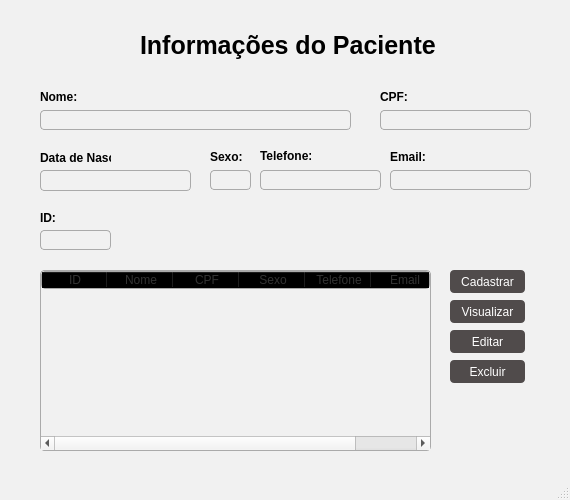
<?xml version="1.0" encoding="UTF-8"?>
<ui version="4.0">
 <class>TelaMenu</class>
 <widget class="QMainWindow" name="TelaMenu">
  <property name="enabled">
   <bool>true</bool>
  </property>
  <property name="geometry">
   <rect>
    <x>0</x>
    <y>0</y>
    <width>570</width>
    <height>500</height>
   </rect>
  </property>
  <property name="minimumSize">
   <size>
    <width>570</width>
    <height>500</height>
   </size>
  </property>
  <property name="maximumSize">
   <size>
    <width>570</width>
    <height>500</height>
   </size>
  </property>
  <property name="font">
   <font>
    <weight>50</weight>
    <bold>false</bold>
   </font>
  </property>
  <property name="windowTitle">
   <string>MainWindow</string>
  </property>
  <property name="styleSheet">
   <string notr="true">QMainWindow {
    background-color:#F1F1F1
;  /* cor de fundo da janela */
}</string>
  </property>
  <property name="iconSize">
   <size>
    <width>24</width>
    <height>24</height>
   </size>
  </property>
  <widget class="QWidget" name="centralwidget">
   <widget class="QLabel" name="Label_titulo">
    <property name="geometry">
     <rect>
      <x>140</x>
      <y>30</y>
      <width>301</width>
      <height>31</height>
     </rect>
    </property>
    <property name="font">
     <font>
      <family>MS Sans Serif</family>
      <pointsize>19</pointsize>
      <weight>75</weight>
      <bold>true</bold>
     </font>
    </property>
    <property name="text">
     <string>Informações do Paciente</string>
    </property>
   </widget>
   <widget class="QLineEdit" name="lineEdit_nome">
    <property name="geometry">
     <rect>
      <x>40</x>
      <y>110</y>
      <width>311</width>
      <height>20</height>
     </rect>
    </property>
    <property name="styleSheet">
     <string notr="true">color: #333;
background: transparent; 
border-radius: 4px; 
border: 1px solid #AAAAAA;  
padding-left: 4px;      </string>
    </property>
    <property name="text">
     <string/>
    </property>
    <property name="cursorPosition">
     <number>0</number>
    </property>
   </widget>
   <widget class="QLineEdit" name="lineEdit_cpf">
    <property name="geometry">
     <rect>
      <x>380</x>
      <y>110</y>
      <width>151</width>
      <height>20</height>
     </rect>
    </property>
    <property name="styleSheet">
     <string notr="true">color:#333;
background: transparent; 
border-radius: 4px; 
border: 1px solid #AAAAAA;  
padding-left: 4px;      </string>
    </property>
    <property name="text">
     <string/>
    </property>
   </widget>
   <widget class="QLineEdit" name="lineEdit_data">
    <property name="geometry">
     <rect>
      <x>40</x>
      <y>170</y>
      <width>151</width>
      <height>21</height>
     </rect>
    </property>
    <property name="styleSheet">
     <string notr="true">color:#333;
background: transparent; 
border-radius: 4px; 
border: 1px solid #AAAAAA;  
padding-left: 4px;      </string>
    </property>
    <property name="text">
     <string/>
    </property>
   </widget>
   <widget class="QLineEdit" name="lineEdit_sexo">
    <property name="geometry">
     <rect>
      <x>210</x>
      <y>170</y>
      <width>41</width>
      <height>20</height>
     </rect>
    </property>
    <property name="styleSheet">
     <string notr="true">color:#333;
background: transparent; 
border-radius: 4px; 
border: 1px solid #AAAAAA;  
padding-left: 4px;      </string>
    </property>
    <property name="text">
     <string/>
    </property>
   </widget>
   <widget class="QLineEdit" name="lineEdit_telefone">
    <property name="geometry">
     <rect>
      <x>260</x>
      <y>170</y>
      <width>121</width>
      <height>20</height>
     </rect>
    </property>
    <property name="styleSheet">
     <string notr="true">color:#333;
background: transparent; 
border-radius: 4px; 
border: 1px solid #AAAAAA;  
padding-left: 4px;      </string>
    </property>
    <property name="text">
     <string/>
    </property>
   </widget>
   <widget class="QLineEdit" name="lineEdit_email">
    <property name="geometry">
     <rect>
      <x>390</x>
      <y>170</y>
      <width>141</width>
      <height>20</height>
     </rect>
    </property>
    <property name="styleSheet">
     <string notr="true">color:#333;
background: transparent; 
border-radius: 4px; 
border: 1px solid #AAAAAA;  
padding-left: 4px;      </string>
    </property>
    <property name="text">
     <string/>
    </property>
   </widget>
   <widget class="QPushButton" name="pushButton_cadastrar">
    <property name="geometry">
     <rect>
      <x>450</x>
      <y>270</y>
      <width>75</width>
      <height>23</height>
     </rect>
    </property>
    <property name="styleSheet">
     <string notr="true">QPushButton {
background: #504B4B;          /* fundo transparente */
color: #FFFFFF;                   /* cor do texto */       
border-radius: 4px;              /* arredondamento */
padding: 5px; 
}
QPushButton:hover {
    background-color: #5599ff;    /* cor quando o mouse passa por cima */
}

QPushButton:pressed {
    background-color: #2e5ea2;    /* cor quando o botão é clicado */
    padding-top: 8px;             /* leve deslocamento pra baixo */
    padding-bottom: 4px;
}</string>
    </property>
    <property name="text">
     <string>Cadastrar</string>
    </property>
    <property name="flat">
     <bool>false</bool>
    </property>
   </widget>
   <widget class="QPushButton" name="pushButtor_visu">
    <property name="geometry">
     <rect>
      <x>450</x>
      <y>300</y>
      <width>75</width>
      <height>23</height>
     </rect>
    </property>
    <property name="styleSheet">
     <string notr="true">QPushButton {
background: #504B4B;          /* fundo transparente */
color: #FFFFFF;                   /* cor do texto */       
border-radius: 4px;              /* arredondamento */
padding: 5px; 
}
QPushButton:hover {
    background-color: #5599ff;    /* cor quando o mouse passa por cima */
}

QPushButton:pressed {
    background-color: #2e5ea2;    /* cor quando o botão é clicado */
    padding-top: 8px;             /* leve deslocamento pra baixo */
    padding-bottom: 4px;
}</string>
    </property>
    <property name="text">
     <string>Visualizar</string>
    </property>
    <property name="flat">
     <bool>false</bool>
    </property>
   </widget>
   <widget class="QPushButton" name="pushButton_editar">
    <property name="geometry">
     <rect>
      <x>450</x>
      <y>330</y>
      <width>75</width>
      <height>23</height>
     </rect>
    </property>
    <property name="styleSheet">
     <string notr="true">QPushButton {
background: #504B4B;          /* fundo transparente */
color: #FFFFFF;                   /* cor do texto */       
border-radius: 4px;              /* arredondamento */
padding: 5px; 
}
QPushButton:hover {
    background-color: #5599ff;    /* cor quando o mouse passa por cima */
}

QPushButton:pressed {
    background-color: #2e5ea2;    /* cor quando o botão é clicado */
    padding-top: 8px;             /* leve deslocamento pra baixo */
    padding-bottom: 4px;
}</string>
    </property>
    <property name="text">
     <string>Editar</string>
    </property>
    <property name="flat">
     <bool>false</bool>
    </property>
   </widget>
   <widget class="QPushButton" name="pushButton_excluir">
    <property name="geometry">
     <rect>
      <x>450</x>
      <y>360</y>
      <width>75</width>
      <height>23</height>
     </rect>
    </property>
    <property name="styleSheet">
     <string notr="true">QPushButton {
background: #504B4B;          /* fundo transparente */
color: #FFFFFF;                   /* cor do texto */       
border-radius: 4px;              /* arredondamento */
padding: 5px; 
}
QPushButton:hover {
    background-color: #5599ff;    /* cor quando o mouse passa por cima */
}

QPushButton:pressed {
    background-color: #2e5ea2;    /* cor quando o botão é clicado */
    padding-top: 8px;             /* leve deslocamento pra baixo */
    padding-bottom: 4px;
}</string>
    </property>
    <property name="text">
     <string>Excluir</string>
    </property>
    <property name="flat">
     <bool>false</bool>
    </property>
   </widget>
   <widget class="QLabel" name="label_nome">
    <property name="geometry">
     <rect>
      <x>40</x>
      <y>90</y>
      <width>47</width>
      <height>13</height>
     </rect>
    </property>
    <property name="font">
     <font>
      <weight>75</weight>
      <bold>true</bold>
     </font>
    </property>
    <property name="text">
     <string>Nome:</string>
    </property>
   </widget>
   <widget class="QLabel" name="label_cpf">
    <property name="geometry">
     <rect>
      <x>380</x>
      <y>90</y>
      <width>47</width>
      <height>13</height>
     </rect>
    </property>
    <property name="font">
     <font>
      <weight>75</weight>
      <bold>true</bold>
     </font>
    </property>
    <property name="text">
     <string>CPF:</string>
    </property>
   </widget>
   <widget class="QLabel" name="label_data">
    <property name="geometry">
     <rect>
      <x>40</x>
      <y>150</y>
      <width>71</width>
      <height>16</height>
     </rect>
    </property>
    <property name="font">
     <font>
      <weight>75</weight>
      <bold>true</bold>
     </font>
    </property>
    <property name="text">
     <string>Data de Nasc.:</string>
    </property>
   </widget>
   <widget class="QLabel" name="label_sexo">
    <property name="geometry">
     <rect>
      <x>210</x>
      <y>150</y>
      <width>47</width>
      <height>13</height>
     </rect>
    </property>
    <property name="font">
     <font>
      <weight>75</weight>
      <bold>true</bold>
     </font>
    </property>
    <property name="text">
     <string>Sexo:</string>
    </property>
   </widget>
   <widget class="QLabel" name="label_telefone">
    <property name="geometry">
     <rect>
      <x>260</x>
      <y>148</y>
      <width>51</width>
      <height>16</height>
     </rect>
    </property>
    <property name="font">
     <font>
      <weight>75</weight>
      <bold>true</bold>
     </font>
    </property>
    <property name="text">
     <string>Telefone:</string>
    </property>
   </widget>
   <widget class="QLabel" name="label_email_2">
    <property name="geometry">
     <rect>
      <x>390</x>
      <y>150</y>
      <width>47</width>
      <height>13</height>
     </rect>
    </property>
    <property name="font">
     <font>
      <weight>75</weight>
      <bold>true</bold>
     </font>
    </property>
    <property name="text">
     <string>Email:</string>
    </property>
   </widget>
   <widget class="QLineEdit" name="lineEdit_id">
    <property name="enabled">
     <bool>false</bool>
    </property>
    <property name="geometry">
     <rect>
      <x>40</x>
      <y>230</y>
      <width>71</width>
      <height>20</height>
     </rect>
    </property>
    <property name="styleSheet">
     <string notr="true">color:#333;
background: transparent; 
border-radius: 4px; 
border: 1px solid #AAAAAA;  
padding-left: 4px;      </string>
    </property>
    <property name="text">
     <string/>
    </property>
   </widget>
   <widget class="QLabel" name="label_id">
    <property name="geometry">
     <rect>
      <x>40</x>
      <y>210</y>
      <width>21</width>
      <height>16</height>
     </rect>
    </property>
    <property name="font">
     <font>
      <weight>75</weight>
      <bold>true</bold>
     </font>
    </property>
    <property name="text">
     <string>ID:</string>
    </property>
   </widget>
   <widget class="QTableWidget" name="tableWidget">
    <property name="geometry">
     <rect>
      <x>40</x>
      <y>270</y>
      <width>391</width>
      <height>181</height>
     </rect>
    </property>
    <property name="styleSheet">
     <string notr="true">
color:#333;
background: transparent; 
border-radius: 4px; 
border: 1px solid #AAAAAA;  
ColumnWidth:1</string>
    </property>
    <property name="sortingEnabled">
     <bool>false</bool>
    </property>
    <property name="cornerButtonEnabled">
     <bool>true</bool>
    </property>
    <attribute name="horizontalHeaderDefaultSectionSize">
     <number>66</number>
    </attribute>
    <column>
     <property name="text">
      <string>ID</string>
     </property>
    </column>
    <column>
     <property name="text">
      <string>Nome</string>
     </property>
    </column>
    <column>
     <property name="text">
      <string>CPF</string>
     </property>
    </column>
    <column>
     <property name="text">
      <string>Sexo</string>
     </property>
    </column>
    <column>
     <property name="text">
      <string>Telefone</string>
     </property>
    </column>
    <column>
     <property name="text">
      <string>Email</string>
     </property>
    </column>
   </widget>
  </widget>
  <widget class="QStatusBar" name="statusbar"/>
 </widget>
 <resources/>
 <connections/>
</ui>
